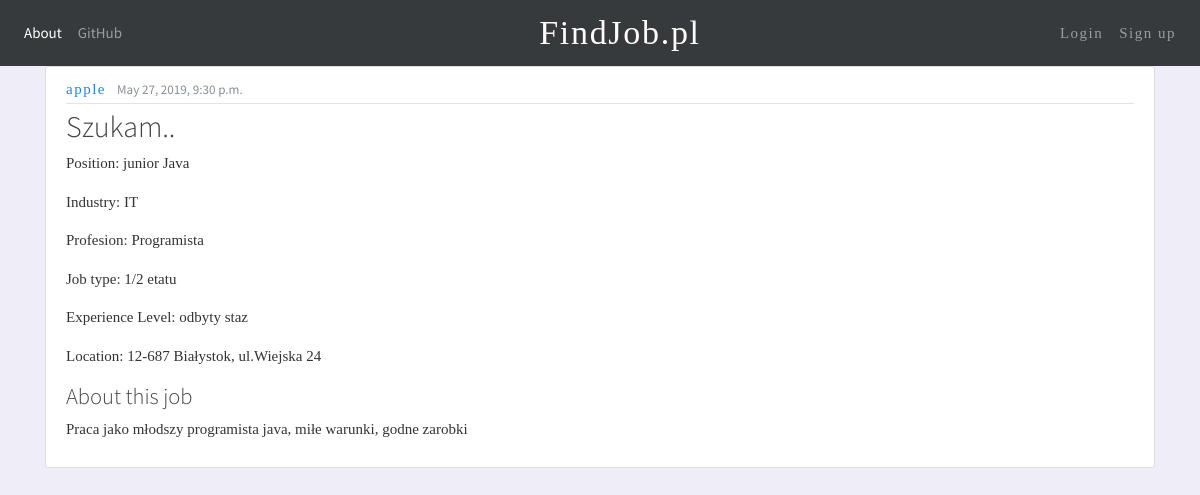
The page /offer/2/ on the database its author committed.
### jobservice/models.py (models this page shows, shortened)
class JobOffer(models.Model):
    title = models.CharField(max_length= 50,default="")
    industry = models.CharField(max_length= 50,default="")
    proffesion = models.CharField(max_length= 50,default="")
    jobPosition = models.CharField(max_length= 50,default="")
    jobType = models.CharField(max_length= 50,default="")
    ExperienceLevel = models.CharField(max_length= 50,default="")
    postdate = models.DateTimeField(default=timezone.now)
    companyName = models.ForeignKey(User, on_delete = models.CASCADE)
    location =  models.CharField(max_length=300,default="")
    jobDescription = models.TextField()

class User(AbstractUser):
    is_person = models.BooleanField(default=False)
    is_company = models.BooleanField(default=False)

### companyusers/views.py (the view)
# urls.py: path('offer/<int:pk>/', OfferDetailView.as_view(), name='offer-details'),
class OfferDetailView(DetailView):
    model = JobOffer
    template_name = 'jobservice/offer.html'
    context_object_name = 'joboffers'

### jobservice/templates/jobservice/offer.html (shortened to what this page needs)
{% extends "jobservice/base.html"%}
{% block content%}
<article class="media content-section">
    <div class="media-body">
        <div class="article-metadata">
            <a class="mr-2 pasek_napis">{{ object.companyName }}</a>
            <small class="text-muted">{{ object.postdate}}</small>
        </div>
        <h2 class="article-tilte">{{ object.title }}</h2>
        <p class="article-content" style="font-family: Nunito Sans;">Position: {{ object.jobPosition }}</p>
        <p class="article-content" style="font-family: Nunito Sans;">Industry: {{ object.industry }}</p>
        <p class="article-content" style="font-family: Nunito Sans;">Profesion: {{ object.proffesion }}</p>
        <p class="article-content" style="font-family: Nunito Sans;">Job type: {{ object.jobType }}</p>
        <p class="article-content" style="font-family: Nunito Sans;">Experience Level: {{ object.ExperienceLevel }}</p>
        <p class="article-content" style="font-family: Nunito Sans;">Location: {{ object.location }}</p>
        <h4 class="article-content">About this job</h4>
        <p class="article-content" style="font-family: Nunito Sans;">{{ object.jobDescription }}</p>
</article>
<br>
{%endblock content%}

### jobservice/static/jobservice/main.css (style rules this page uses)
.pasek_napis { font-family: Nunito Sans; font-style: normal; font-weight: normal; font-size: 15px; line-height: 25px; align-items: center; text-align: center; letter-spacing: 0.1em; mix-blend-mode: normal; }
body { background: #efedf8; color: #333333; }
h1, h2, h3, h4, h5, h6 { color: #444444; }
.content-section { background: #ffffff; padding: 10px 20px; border: 1px solid #dddddd; border-radius: 3px; margin-bottom: 5px; width: 100%; }
.article-content { white-space: pre-line; }
.article-metadata { padding-bottom: 1px; margin-bottom: 4px; border-bottom: 1px solid #e3e3e3 }

### rows shown on the page
JobOffer: companyName "apple", postdate "May 27, 2019, 9:30 p.m.", title "Szukam..", jobPosition "junior Java", industry "IT", proffesion "Programista", jobType "1/2 etatu", ExperienceLevel "odbyty staz", location "12-687 Białystok, ul.Wiejska 24", jobDescription "Praca jako młodszy programista java, miłe warunki, godne zarobki"
